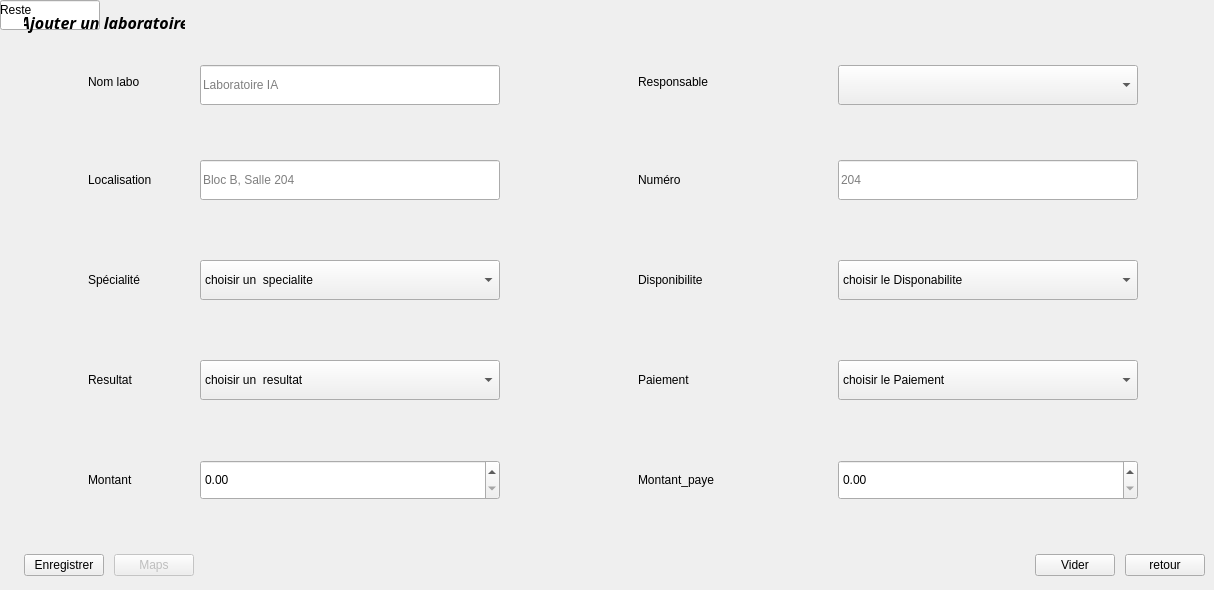
            <widget class="QWidget" name="ajouterL">
             <widget class="QLineEdit" name="LabReste_3">
              <property name="geometry">
               <rect>
                <x>0</x>
                <y>0</y>
                <width>100</width>
                <height>30</height>
               </rect>
              </property>
              <property name="visible">
               <bool>false</bool>
              </property>
             </widget>
             <widget class="QLabel" name="label_21">
              <property name="geometry">
               <rect>
                <x>0</x>
                <y>0</y>
                <width>36</width>
                <height>20</height>
               </rect>
              </property>
              <property name="visible">
               <bool>false</bool>
              </property>
              <property name="text">
               <string>Reste</string>
              </property>
             </widget>
             <widget class="QLabel" name="lblPageTitle_3">
              <property name="geometry">
               <rect>
                <x>24</x>
                <y>10</y>
                <width>161</width>
                <height>24</height>
               </rect>
              </property>
              <property name="font">
               <font>
                <family>Vivaldi</family>
                <pointsize>12</pointsize>
                <italic>true</italic>
                <bold>true</bold>
               </font>
              </property>
              <property name="text">
               <string>Ajouter un laboratoire</string>
              </property>
              <property name="alignment">
               <set>Qt::AlignmentFlag::AlignCenter</set>
              </property>
             </widget>
             <widget class="QWidget" name="layoutWidget">
              <property name="geometry">
               <rect>
                <x>24</x>
                <y>550</y>
                <width>1181</width>
                <height>31</height>
               </rect>
              </property>
              <layout class="QHBoxLayout" name="labsAddBtnRow">
               <property name="spacing">
                <number>10</number>
               </property>
               <item>
                <widget class="QPushButton" name="BtnPopupSaveLabs_3">
                 <property name="text">
                  <string>Enregistrer</string>
                 </property>
                 <property name="property" stdset="0">
                  <string>primary</string>
                 </property>
                </widget>
               </item>
               <item>
                <widget class="QPushButton" name="btnAjouterPub_5">
                 <property name="enabled">
                  <bool>false</bool>
                 </property>
                 <property name="text">
                  <string>Maps</string>
                 </property>
                </widget>
               </item>
               <item>
                <spacer name="labsAddBtnSpacer">
                 <property name="orientation">
                  <enum>Qt::Orientation::Horizontal</enum>
                 </property>
                 <property name="sizeHint" stdset="0">
                  <size>
                   <width>40</width>
                   <height>20</height>
                  </size>
                 </property>
                </spacer>
               </item>
               <item>
                <widget class="QPushButton" name="BtnPopupResetLabs_3">
                 <property name="text">
                  <string>Vider</string>
                 </property>
                 <property name="property" stdset="0">
                  <string>ghost</string>
                 </property>
                </widget>
               </item>
               <item>
                <widget class="QPushButton" name="retour_stat_8">
                 <property name="text">
                  <string>retour</string>
                 </property>
                </widget>
               </item>
              </layout>
             </widget>
             <widget class="QDoubleSpinBox" name="LabMontantPaye_3">
              <property name="geometry">
               <rect>
                <x>838</x>
                <y>460</y>
                <width>300</width>
                <height>40</height>
               </rect>
              </property>
             </widget>
             <widget class="QLabel" name="LblLabNum_3">
              <property name="geometry">
               <rect>
                <x>638</x>
                <y>160</y>
                <width>150</width>
                <height>40</height>
               </rect>
              </property>
              <property name="text">
               <string>Numéro</string>
              </property>
             </widget>
             <widget class="QLineEdit" name="LabLocation_3">
              <property name="geometry">
               <rect>
                <x>200</x>
                <y>160</y>
                <width>300</width>
                <height>40</height>
               </rect>
              </property>
              <property name="placeholderText">
               <string>Bloc B, Salle 204</string>
              </property>
             </widget>
             <widget class="QLabel" name="label_20">
              <property name="geometry">
               <rect>
                <x>88</x>
                <y>460</y>
                <width>150</width>
                <height>40</height>
               </rect>
              </property>
              <property name="text">
               <string>Montant</string>
              </property>
             </widget>
             <widget class="QComboBox" name="LabCap_4">
              <property name="geometry">
               <rect>
                <x>838</x>
                <y>360</y>
                <width>300</width>
                <height>40</height>
               </rect>
              </property>
              <item>
               <property name="text">
                <string>choisir le Paiement</string>
               </property>
              </item>
              <item>
               <property name="text">
                <string>payer</string>
               </property>
              </item>
              <item>
               <property name="text">
                <string>non payer</string>
               </property>
              </item>
             </widget>
             <widget class="QLineEdit" name="LabName_3">
              <property name="geometry">
               <rect>
                <x>200</x>
                <y>65</y>
                <width>300</width>
                <height>40</height>
               </rect>
              </property>
              <property name="placeholderText">
               <string>Laboratoire IA</string>
              </property>
             </widget>
             <widget class="QComboBox" name="LabSpec_4">
              <property name="geometry">
               <rect>
                <x>200</x>
                <y>360</y>
                <width>300</width>
                <height>40</height>
               </rect>
              </property>
              <item>
               <property name="text">
                <string>choisir un  resultat</string>
               </property>
              </item>
              <item>
               <property name="text">
                <string>En exécution</string>
               </property>
              </item>
              <item>
               <property name="text">
                <string>En attente</string>
               </property>
              </item>
              <item>
               <property name="text">
                <string>Prêt</string>
               </property>
              </item>
             </widget>
             <widget class="QComboBox" name="LabSpec_3">
              <property name="geometry">
               <rect>
                <x>200</x>
                <y>260</y>
                <width>300</width>
                <height>40</height>
               </rect>
              </property>
              <item>
               <property name="text">
                <string>choisir un  specialite</string>
               </property>
              </item>
              <item>
               <property name="text">
                <string>interieur</string>
               </property>
              </item>
              <item>
               <property name="text">
                <string>exterieur</string>
               </property>
              </item>
             </widget>
             <widget class="QDoubleSpinBox" name="LabMontant_3">
              <property name="geometry">
               <rect>
                <x>200</x>
                <y>460</y>
                <width>300</width>
                <height>40</height>
               </rect>
              </property>
             </widget>
             <widget class="QComboBox" name="LabCap_3">
              <property name="geometry">
               <rect>
                <x>838</x>
                <y>260</y>
                <width>300</width>
                <height>40</height>
               </rect>
              </property>
              <item>
               <property name="text">
                <string>choisir le Disponabilite</string>
               </property>
              </item>
              <item>
               <property name="text">
                <string>Disponible</string>
               </property>
              </item>
              <item>
               <property name="text">
                <string>Occupe</string>
               </property>
              </item>
             </widget>
             <widget class="QLabel" name="LblLabResp_3">
              <property name="geometry">
               <rect>
                <x>638</x>
                <y>62</y>
                <width>150</width>
                <height>40</height>
               </rect>
              </property>
              <property name="text">
               <string>Responsable</string>
              </property>
             </widget>
             <widget class="QLabel" name="LblLabCap_3">
              <property name="geometry">
               <rect>
                <x>638</x>
                <y>260</y>
                <width>150</width>
                <height>40</height>
               </rect>
              </property>
              <property name="text">
               <string>Disponibilite</string>
              </property>
             </widget>
             <widget class="QLabel" name="LblLabSpec_3">
              <property name="geometry">
               <rect>
                <x>88</x>
                <y>260</y>
                <width>150</width>
                <height>40</height>
               </rect>
              </property>
              <property name="text">
               <string>Spécialité</string>
              </property>
             </widget>
             <widget class="QLineEdit" name="LabNumber_3">
              <property name="geometry">
               <rect>
                <x>838</x>
                <y>160</y>
                <width>300</width>
                <height>40</height>
               </rect>
              </property>
              <property name="placeholderText">
               <string>204</string>
              </property>
             </widget>
             <widget class="QLabel" name="label_19">
              <property name="geometry">
               <rect>
                <x>638</x>
                <y>460</y>
                <width>150</width>
                <height>40</height>
               </rect>
              </property>
              <property name="text">
               <string>Montant_paye</string>
              </property>
             </widget>
             <widget class="QLabel" name="LblLabName_3">
              <property name="geometry">
               <rect>
                <x>88</x>
                <y>62</y>
                <width>150</width>
                <height>40</height>
               </rect>
              </property>
              <property name="text">
               <string>Nom labo</string>
              </property>
             </widget>
             <widget class="QLabel" name="LblLabSpec_13">
              <property name="geometry">
               <rect>
                <x>638</x>
                <y>360</y>
                <width>150</width>
                <height>40</height>
               </rect>
              </property>
              <property name="text">
               <string>Paiement</string>
              </property>
             </widget>
             <widget class="QLabel" name="LblLabSpec_12">
              <property name="geometry">
               <rect>
                <x>88</x>
                <y>360</y>
                <width>150</width>
                <height>40</height>
               </rect>
              </property>
              <property name="text">
               <string>Resultat</string>
              </property>
             </widget>
             <widget class="QComboBox" name="LabResponsible_3">
              <property name="geometry">
               <rect>
                <x>838</x>
                <y>65</y>
                <width>300</width>
                <height>40</height>
               </rect>
              </property>
              <property name="placeholderText">
               <string>Nom responsable</string>
              </property>
             </widget>
             <widget class="QLabel" name="LblLabLoc_3">
              <property name="geometry">
               <rect>
                <x>88</x>
                <y>160</y>
                <width>150</width>
                <height>40</height>
               </rect>
              </property>
              <property name="text">
               <string>Localisation</string>
              </property>
             </widget>
            </widget>
